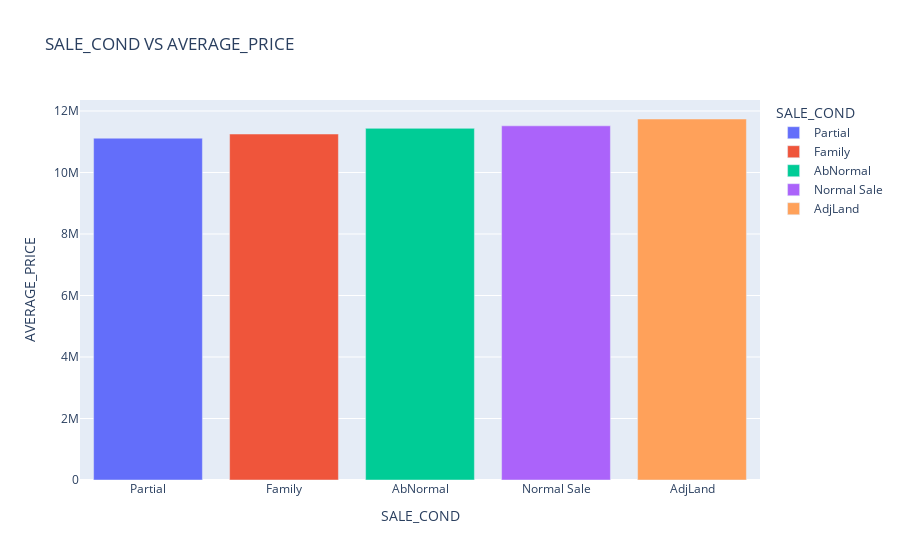

Notebook source saved alongside this figure:
### Markdown cell above
From **N_BATHROOM Vs Average_Price** we can interpret The House With 2 Bath Rooms has Higher Price than The House With 1 Bath Room. So The Price Will Be Higher for House with 2 Bath Rooms

### Code cell
x = pd.DataFrame(data.groupby('SALE_COND')["TOTAL_SALES_PRICE"].mean())
y = data['SALE_COND'].unique()
y = sorted(y)
df2 = {'SALE_COND':y,"AVERAGE_PRICE":x['TOTAL_SALES_PRICE']}
temp = pd.DataFrame(df2)
temp.sort_values('AVERAGE_PRICE',inplace = True)

fig1 = px.bar(temp,x = 'SALE_COND',y = 'AVERAGE_PRICE', color = 'SALE_COND', title = "SALE_COND VS AVERAGE_PRICE")
fig1

### Figure 1 — Plotly figure (JSON) as saved in the notebook; plotly's stock layout.template omitted (floating-point values rounded to 4 significant figures)
{"data": [{"alignmentgroup": "True", "hovertemplate": "SALE_COND=%{x}<br>AVERAGE_PRICE=%{y}<extra></extra>", "legendgroup": "Partial", "marker": {"color": "#636efa", "pattern": {"shape": ""}}, "name": "Partial", "offsetgroup": "Partial", "orientation": "v", "showlegend": true, "textposition": "auto", "type": "bar", "x": ["Partial"], "xaxis": "x", "y": [11120000.0], "yaxis": "y"}, {"alignmentgroup": "True", "hovertemplate": "SALE_COND=%{x}<br>AVERAGE_PRICE=%{y}<extra></extra>", "legendgroup": "Family", "marker": {"color": "#EF553B", "pattern": {"shape": ""}}, "name": "Family", "offsetgroup": "Family", "orientation": "v", "showlegend": true, "textposition": "auto", "type": "bar", "x": ["Family"], "xaxis": "x", "y": [11250000.0], "yaxis": "y"}, {"alignmentgroup": "True", "hovertemplate": "SALE_COND=%{x}<br>AVERAGE_PRICE=%{y}<extra></extra>", "legendgroup": "AbNormal", "marker": {"color": "#00cc96", "pattern": {"shape": ""}}, "name": "AbNormal", "offsetgroup": "AbNormal", "orientation": "v", "showlegend": true, "textposition": "auto", "type": "bar", "x": ["AbNormal"], "xaxis": "x", "y": [11440000.0], "yaxis": "y"}, {"alignmentgroup": "True", "hovertemplate": "SALE_COND=%{x}<br>AVERAGE_PRICE=%{y}<extra></extra>", "legendgroup": "Normal Sale", "marker": {"color": "#ab63fa", "pattern": {"shape": ""}}, "name": "Normal Sale", "offsetgroup": "Normal Sale", "orientation": "v", "showlegend": true, "textposition": "auto", "type": "bar", "x": ["Normal Sale"], "xaxis": "x", "y": [11520000.0], "yaxis": "y"}, {"alignmentgroup": "True", "hovertemplate": "SALE_COND=%{x}<br>AVERAGE_PRICE=%{y}<extra></extra>", "legendgroup": "AdjLand", "marker": {"color": "#FFA15A", "pattern": {"shape": ""}}, "name": "AdjLand", "offsetgroup": "AdjLand", "orientation": "v", "showlegend": true, "textposition": "auto", "type": "bar", "x": ["AdjLand"], "xaxis": "x", "y": [11740000.0], "yaxis": "y"}], "layout": {"barmode": "relative", "legend": {"title": {"text": "SALE_COND"}, "tracegroupgap": 0}, "title": {"text": "SALE_COND VS AVERAGE_PRICE"}, "xaxis": {"anchor": "y", "categoryarray": ["Partial", "Family", "AbNormal", "Normal Sale", "AdjLand"], "categoryorder": "array", "domain": [0, 1], "title": {"text": "SALE_COND"}}, "yaxis": {"anchor": "x", "domain": [0, 1], "title": {"text": "AVERAGE_PRICE"}}}}
